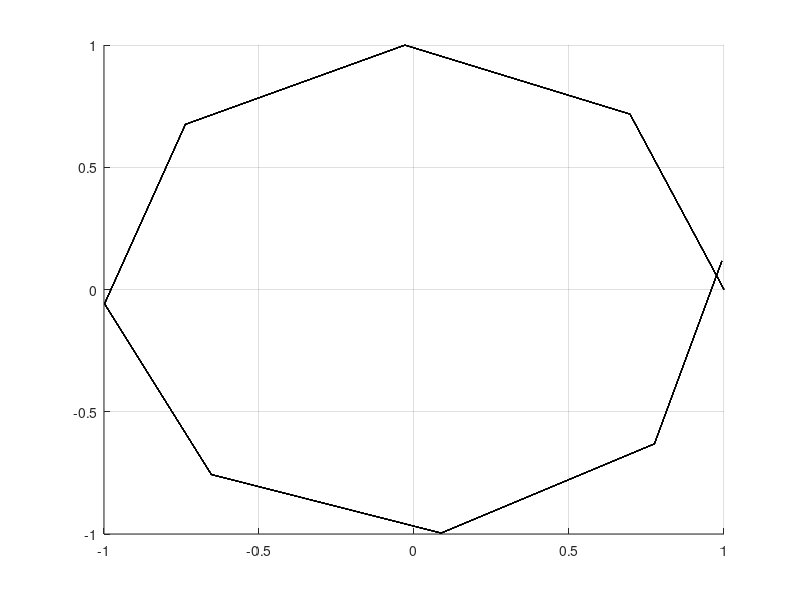

Reproduce this figure in MATLAB.
clc
clear 
close all
A = eye(4);
r = 1;
th = 0:0.8:2*pi +0.12;
z = linspace(0,10,length(th));
[z, th] = meshgrid(z,th);

x = (r*cos(th))*A(1,1) + (r*sin(th))*A(1,2) + (r*cos(th))*A(1,3)+... 
ones(size(z))*A(1,4);
y = (r*cos(th))*A(2,1) + (r*sin(th))*A(2,2) + (r*cos(th))*A(2,3)+... 
ones(size(z))*A(2,4);
z = (r*cos(th))*A(3,1) + (r*sin(th))*A(3,2) + (z)*A(3,3)+... 
ones(size(z))*A(3,4);
surface(x,y,z,'FaceColor','b');
hold on
grid on